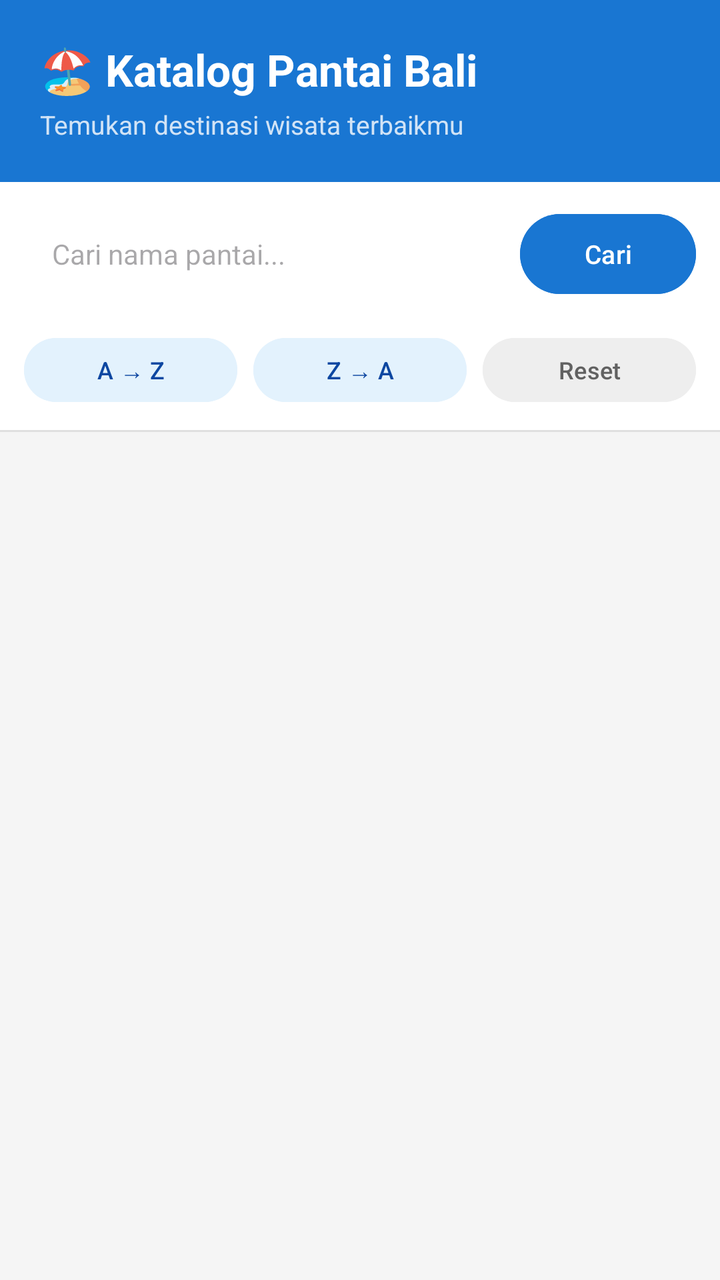
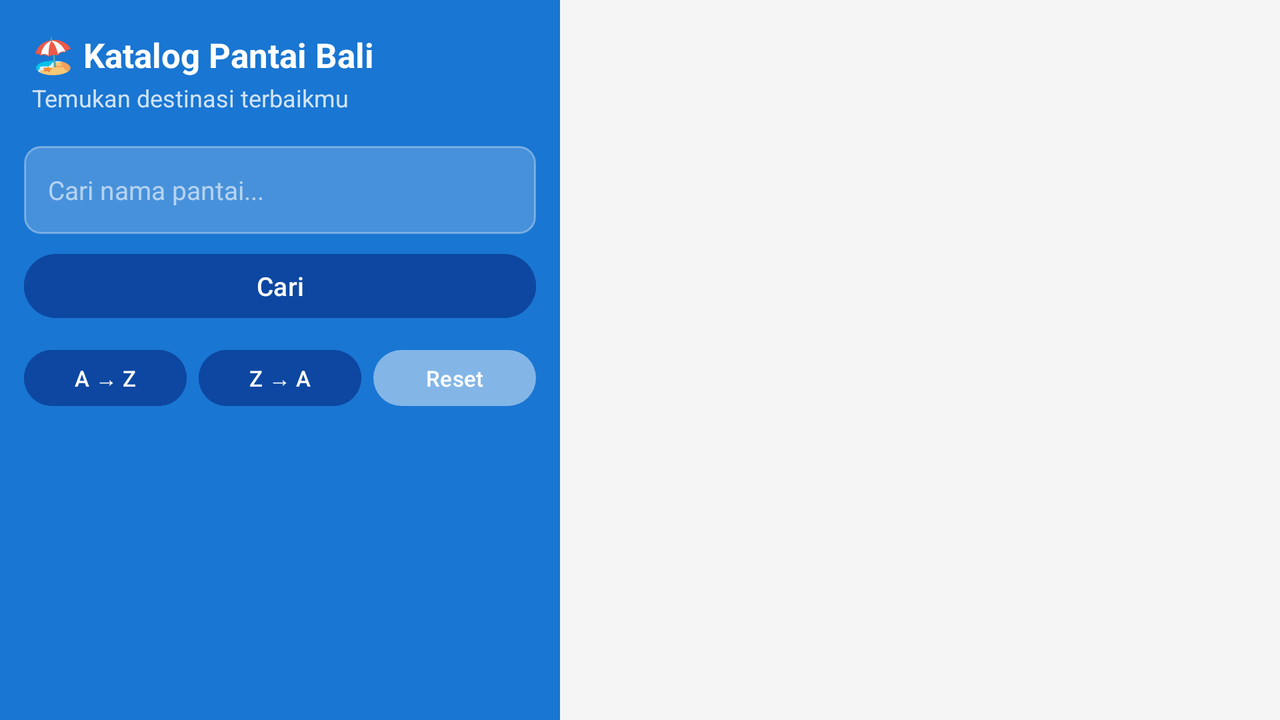

One screen, two layout resources from the same app: the default and the repository's alternative for another configuration. Each is rendered where Android would select it; the XML of both is given below.
<!-- AndroidManifest.xml: application theme Theme.Katalogwisatapantaibali -->
<!-- res/layout/activity_main.xml -->
<?xml version="1.0" encoding="utf-8"?>
<LinearLayout xmlns:android="http://schemas.android.com/apk/res/android"
    android:layout_width="match_parent"
    android:layout_height="match_parent"
    android:orientation="vertical"
    android:background="@color/bg_primary">

    
    <LinearLayout
        android:layout_width="match_parent"
        android:layout_height="wrap_content"
        android:orientation="vertical"
        android:background="@color/teal_primary"
        android:padding="20dp">

        <TextView
            android:layout_width="wrap_content"
            android:layout_height="wrap_content"
            android:text="🏖️ Katalog Pantai Bali"
            android:textColor="@color/white"
            android:textSize="22sp"
            android:textStyle="bold" />

        <TextView
            android:layout_width="wrap_content"
            android:layout_height="wrap_content"
            android:text="Temukan destinasi wisata terbaikmu"
            android:textColor="#CCffffff"
            android:textSize="13sp"
            android:layout_marginTop="4dp" />
    </LinearLayout>

    
    <LinearLayout
        android:layout_width="match_parent"
        android:layout_height="wrap_content"
        android:orientation="horizontal"
        android:padding="12dp"
        android:gravity="center_vertical"
        android:background="@color/white">

        <EditText
            android:id="@+id/etSearch"
            android:layout_width="0dp"
            android:layout_height="48dp"
            android:layout_weight="1"
            android:hint="Cari nama pantai..."
            android:paddingStart="14dp"
            android:paddingEnd="14dp"
            android:background="@drawable/bg_search"
            android:inputType="text"
            android:imeOptions="actionSearch"
            android:textSize="14sp" />

        <Button
            android:id="@+id/btnSearch"
            android:layout_width="wrap_content"
            android:layout_height="48dp"
            android:text="Cari"
            android:layout_marginStart="8dp"
            android:backgroundTint="@color/teal_primary"
            android:textColor="@color/white"
            android:textSize="13sp" />
    </LinearLayout>

    
    <LinearLayout
        android:layout_width="match_parent"
        android:layout_height="wrap_content"
        android:orientation="horizontal"
        android:paddingStart="12dp"
        android:paddingEnd="12dp"
        android:paddingBottom="10dp"
        android:paddingTop="2dp"
        android:background="@color/white">

        <Button
            android:id="@+id/btnSortAZ"
            android:layout_width="0dp"
            android:layout_height="40dp"
            android:layout_weight="1"
            android:text="A → Z"
            android:textSize="12sp"
            android:backgroundTint="@color/teal_light"
            android:textColor="@color/teal_dark" />

        <Button
            android:id="@+id/btnSortZA"
            android:layout_width="0dp"
            android:layout_height="40dp"
            android:layout_weight="1"
            android:layout_marginStart="8dp"
            android:text="Z → A"
            android:textSize="12sp"
            android:backgroundTint="@color/teal_light"
            android:textColor="@color/teal_dark" />

        <Button
            android:id="@+id/btnReset"
            android:layout_width="0dp"
            android:layout_height="40dp"
            android:layout_weight="1"
            android:layout_marginStart="8dp"
            android:text="Reset"
            android:textSize="12sp"
            android:backgroundTint="@color/gray_light"
            android:textColor="@color/gray_dark" />
    </LinearLayout>

    <View
        android:layout_width="match_parent"
        android:layout_height="1dp"
        android:background="@color/divider" />

    
    <ListView
        android:id="@+id/lvPantai"
        android:layout_width="match_parent"
        android:layout_height="0dp"
        android:layout_weight="1"
        android:divider="@color/divider"
        android:dividerHeight="1dp"
        android:background="@color/bg_primary" />

    
    <TextView
        android:id="@+id/tvEmpty"
        android:layout_width="match_parent"
        android:layout_height="0dp"
        android:layout_weight="1"
        android:text="Pantai tidak ditemukan 😔"
        android:gravity="center"
        android:textColor="@color/gray_dark"
        android:textSize="15sp"
        android:visibility="gone" />

</LinearLayout>
<!-- resources referenced by this layout -->
<resources>
  <color name="bg_primary">#F5F5F5</color>
  <color name="divider">#E0E0E0</color>
  <color name="gray_dark">#616161</color>
  <color name="gray_light">#EEEEEE</color>
  <color name="teal_dark">#0D47A1</color>
  <color name="teal_light">#E3F2FD</color>
  <color name="teal_primary">#1976D2</color>
  <color name="white">#FFFFFF</color>
  <style name="Theme.Katalogwisatapantaibali" parent="Base.Theme.Katalogwisatapantaibali" />
  <style name="Base.Theme.Katalogwisatapantaibali" parent="Theme.Material3.DayNight.NoActionBar">
          
          <item name="android:windowOptOutEdgeToEdgeEnforcement" tools:targetApi="35">true</item>
      </style>
</resources>
<!-- res/layout-land/activity_main.xml (the repository's variant of the layout above) -->
<!-- drawn on the phone turned sideways -->
<?xml version="1.0" encoding="utf-8"?>
<LinearLayout xmlns:android="http://schemas.android.com/apk/res/android"
    android:layout_width="match_parent"
    android:layout_height="match_parent"
    android:orientation="horizontal"
    android:background="@color/bg_primary">

    
    <LinearLayout
        android:layout_width="280dp"
        android:layout_height="match_parent"
        android:orientation="vertical"
        android:background="@color/teal_primary">

        
        <LinearLayout
            android:layout_width="match_parent"
            android:layout_height="wrap_content"
            android:orientation="vertical"
            android:padding="16dp">

            <TextView
                android:layout_width="wrap_content"
                android:layout_height="wrap_content"
                android:text="🏖️ Katalog Pantai Bali"
                android:textColor="@color/white"
                android:textSize="17sp"
                android:textStyle="bold" />

            <TextView
                android:layout_width="wrap_content"
                android:layout_height="wrap_content"
                android:text="Temukan destinasi terbaikmu"
                android:textColor="#CCffffff"
                android:textSize="12sp"
                android:layout_marginTop="2dp" />
        </LinearLayout>

        
        <EditText
            android:id="@+id/etSearch"
            android:layout_width="match_parent"
            android:layout_height="44dp"
            android:layout_marginStart="12dp"
            android:layout_marginEnd="12dp"
            android:hint="Cari nama pantai..."
            android:paddingStart="12dp"
            android:paddingEnd="12dp"
            android:background="@drawable/bg_search_dark"
            android:inputType="text"
            android:imeOptions="actionSearch"
            android:textColor="@color/white"
            android:textColorHint="#99ffffff"
            android:textSize="13sp" />

        <Button
            android:id="@+id/btnSearch"
            android:layout_width="match_parent"
            android:layout_height="40dp"
            android:layout_marginStart="12dp"
            android:layout_marginEnd="12dp"
            android:layout_marginTop="6dp"
            android:text="Cari"
            android:backgroundTint="@color/teal_dark"
            android:textColor="@color/white"
            android:textSize="13sp" />

        
        <LinearLayout
            android:layout_width="match_parent"
            android:layout_height="wrap_content"
            android:orientation="horizontal"
            android:layout_marginStart="12dp"
            android:layout_marginEnd="12dp"
            android:layout_marginTop="8dp">

            <Button
                android:id="@+id/btnSortAZ"
                android:layout_width="0dp"
                android:layout_height="36dp"
                android:layout_weight="1"
                android:text="A → Z"
                android:textSize="11sp"
                android:backgroundTint="@color/teal_dark"
                android:textColor="@color/white" />

            <Button
                android:id="@+id/btnSortZA"
                android:layout_width="0dp"
                android:layout_height="36dp"
                android:layout_weight="1"
                android:layout_marginStart="6dp"
                android:text="Z → A"
                android:textSize="11sp"
                android:backgroundTint="@color/teal_dark"
                android:textColor="@color/white" />

            <Button
                android:id="@+id/btnReset"
                android:layout_width="0dp"
                android:layout_height="36dp"
                android:layout_weight="1"
                android:layout_marginStart="6dp"
                android:text="Reset"
                android:textSize="11sp"
                android:backgroundTint="#44ffffff"
                android:textColor="@color/white" />
        </LinearLayout>

    </LinearLayout>

    
    <LinearLayout
        android:layout_width="0dp"
        android:layout_height="match_parent"
        android:layout_weight="1"
        android:orientation="vertical">

        <ListView
            android:id="@+id/lvPantai"
            android:layout_width="match_parent"
            android:layout_height="0dp"
            android:layout_weight="1"
            android:divider="@color/divider"
            android:dividerHeight="1dp"
            android:background="@color/bg_primary" />

        <TextView
            android:id="@+id/tvEmpty"
            android:layout_width="match_parent"
            android:layout_height="0dp"
            android:layout_weight="1"
            android:text="Pantai tidak ditemukan 😔"
            android:gravity="center"
            android:textColor="@color/gray_dark"
            android:textSize="15sp"
            android:visibility="gone" />

    </LinearLayout>

</LinearLayout>
<!-- resources referenced by the variant -->
<!-- as the phone turned sideways resolves them -->
<resources>
  <color name="bg_primary">#F5F5F5</color>
  <color name="divider">#E0E0E0</color>
  <color name="gray_dark">#616161</color>
  <color name="teal_dark">#0D47A1</color>
  <color name="teal_primary">#1976D2</color>
  <color name="white">#FFFFFF</color>
  <!-- drawable bg_search_dark (drawable) -->
  <?xml version="1.0" encoding="utf-8"?>
  <shape xmlns:android="http://schemas.android.com/apk/res/android"
      android:shape="rectangle">
      <solid android:color="#33ffffff" />
      <stroke android:width="1dp" android:color="#55ffffff" />
      <corners android:radius="8dp" />
  </shape>
  <style name="Theme.Katalogwisatapantaibali" parent="Base.Theme.Katalogwisatapantaibali" />
  <style name="Base.Theme.Katalogwisatapantaibali" parent="Theme.Material3.DayNight.NoActionBar">
          
          <item name="android:windowOptOutEdgeToEdgeEnforcement" tools:targetApi="35">true</item>
      </style>
</resources>
